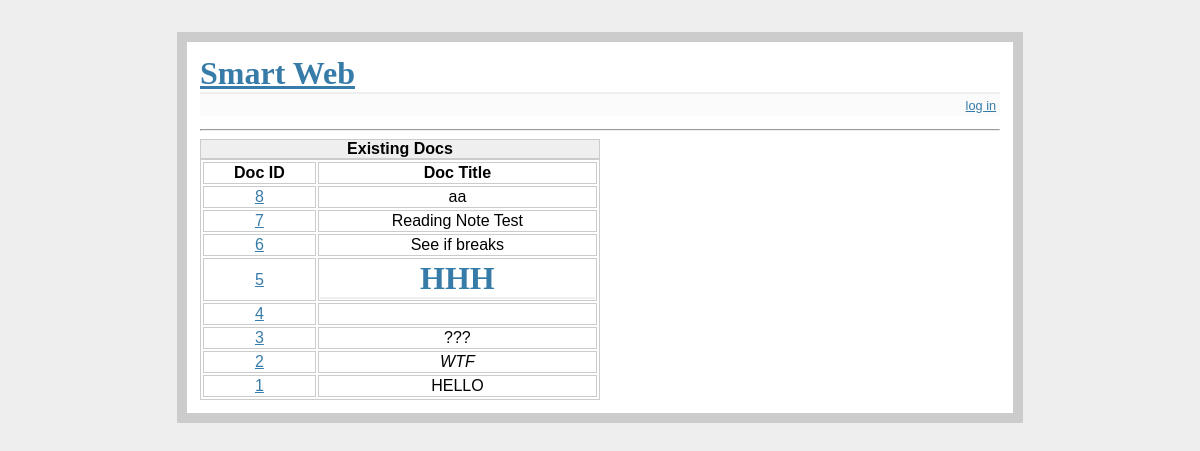
Screenshot of /docs with the database file from the repository.
### tables this page shows
CREATE TABLE docs (
	id integer primary key autoincrement,
	title text not null,
	content text not null,
	tag_id integer,
	upvote integer,
	downvote integer
);

### server.py (the view, shortened to what this page needs)
@app.route('/docs', methods=['GET', 'POST'])
def docs():
    db=get_db()
    cur=db.execute('select id, title, content, tag_id, \
        upvote, downvote from docs order by id desc')
    doclist=cur.fetchall()
    cur = db.execute('select id, name from tags order by id')
    taglist=cur.fetchall()
    if 'json' != request.args.get('format'):
        return render_template('show_docs.html', doclist=doclist, \
            taglist=taglist)
    else:
        ds=[]
        for i in doclist:
            ds.append({"id":i[0], "title":i[1], "tag_id":i[3], \
                    "upvote":i[4], "downvote":i[5]})
        return jsonify({'docs' : ds})

### server.py (called while the page is built)
def connect_db():
    rv=sqlite3.connect(app.config['DATABASE'])
    rv.row_factory=sqlite3.Row
    return rv

def get_db():
    if not hasattr(g, 'sqlite_db'):
        g.sqlite_db=connect_db()
    return g.sqlite_db

### templates/show_docs.html (shortened to what this page needs)
{% extends "layout.html" %}
{% block body %}
  <hr>
  <table>
    <caption>Existing Docs</caption>
    <thead>
      <tr>
        <th>Doc ID</th>
        <th>Doc Title</th>
      </tr>
    </thead>
    <tbody>
      {% for doc in doclist %}
        <tr>
          <td><a href="/doc/{{ doc.id }}">{{ doc.id }}</a></td>
          <td>{{ doc.title|safe }}</td>
          {% else %}
          <td>NA</td>
          <td>no docs in db</td>
        </tr>
      {% endfor %}
    </tbody>
  </table>
{% endblock %}

### static/css/style.css (style rules this page uses)
a, h1, h2 { color: #377ba8; }
h1, h2 { font-family: 'Georgia', serif; margin: 0; }
h1 { border-bottom: 2px solid #eee; }
table { width: 50%; text-align: center; border: 1px solid #CCCCCC; }
caption { text-align: center; background-color: #EFEFEF; border: 1px solid #CCCCCC; font-weight: bold; }
th { border: 1px solid #CCCCCC; }
td { border: 1px solid #CCCCCC; }

### rows the page displays
docs: id "8", title "aa"
docs: id "7", title "Reading Note Test"
docs: id "6", title "See if breaks"
docs: id "5", title "HHH"
docs: id "4"
docs: id "3", title "???"
docs: id "2", title "WTF"
docs: id "1", title "HELLO"
